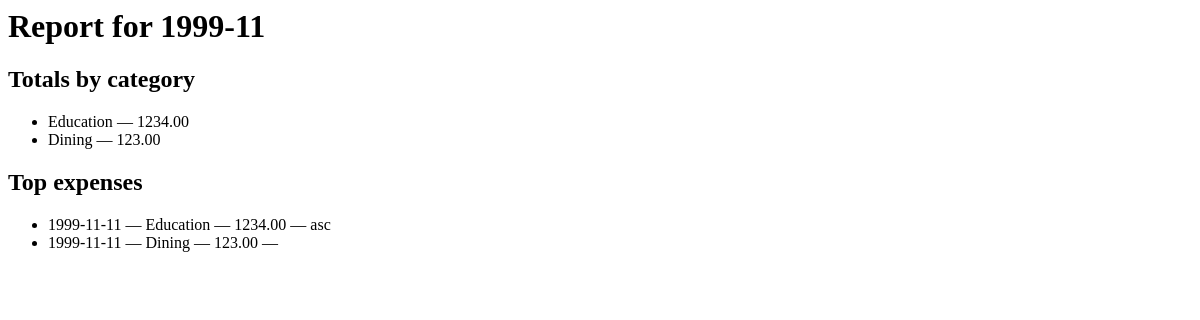
/reports/month/1999-11, run on an earlier commit of the app's database.
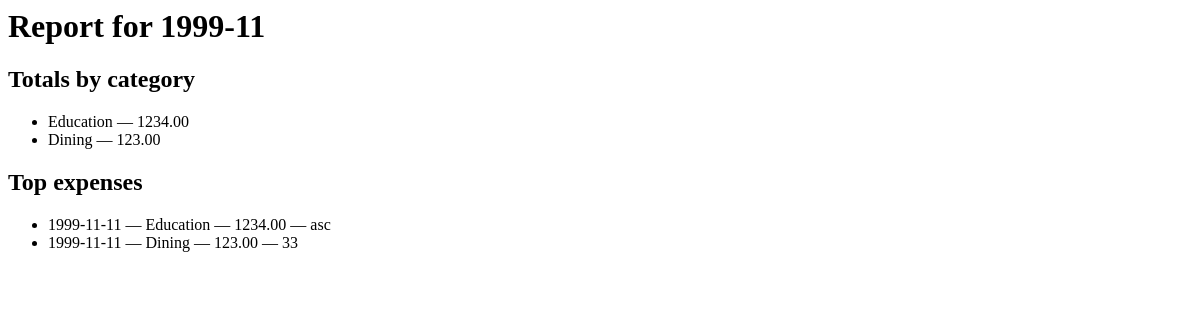
And on a later commit of the database.
### tables this page shows
CREATE TABLE expenses (
  id INTEGER PRIMARY KEY AUTOINCREMENT,
  user_id INTEGER NOT NULL,
  category_id INTEGER NOT NULL,
  amount REAL NOT NULL CHECK (amount > 0),
  date TEXT NOT NULL,
  note TEXT,
  FOREIGN KEY (user_id) REFERENCES users(id) ON DELETE CASCADE,
  FOREIGN KEY (category_id) REFERENCES categories(id) ON DELETE CASCADE
);

CREATE TABLE categories (
  id INTEGER PRIMARY KEY AUTOINCREMENT,
  user_id INTEGER NOT NULL,
  name TEXT NOT NULL,
  FOREIGN KEY (user_id) REFERENCES users(id) ON DELETE CASCADE,
  UNIQUE (user_id, name)
);

### webapp.py (the view)
@app.route("/reports/month/<month>")
def report_month_detail(month):
    cats = expenses.get_category_totals_for_month(month)
    top = expenses.get_top_expenses(limit=10, month_yyyy_mm=month)
    return render_template("report_month_detail.html", month=month, cats=cats, top=top)

### database.py (called while the page is built)
def get_connection():
    conn = sqlite3.connect(DB_NAME)
    conn.execute("PRAGMA foreign_keys = ON")
    conn.row_factory = sqlite3.Row
    return conn

### expenses.py (called while the page is built)
def get_category_totals_for_month(month_yyyy_mm: str):
    conn = get_connection()
    try:
        return conn.execute(
            """
            SELECT c.name AS category, COALESCE(SUM(e.amount), 0) AS total
            FROM expenses e
            JOIN categories c ON c.id = e.category_id
            WHERE e.user_id = ? AND substr(e.date, 1, 7) = ?
            GROUP BY c.name
            ORDER BY total DESC
            """,
            (CURRENT_USER_ID, month_yyyy_mm),
        ).fetchall()
    finally:
        conn.close()

### templates/report_month_detail.html
<h1>Report for {{ month }}</h1>
<h2>Totals by category</h2>
<ul>
  {% for r in cats %}
    <li>{{ r['category'] }} — {{ "%.2f"|format(r['total']) }}</li>
  {% endfor %}
</ul>
<h2>Top expenses</h2>
<ul>
  {% for e in top %}
    <li>{{ e['date'] }} — {{ e['category'] }} — {{ "%.2f"|format(e['amount']) }} — {{ e['note'] }}</li>
  {% endfor %}
</ul>

What changed in the data, as far as the page shows it:
changed expenses "Dining": note (not shown) → "33"
